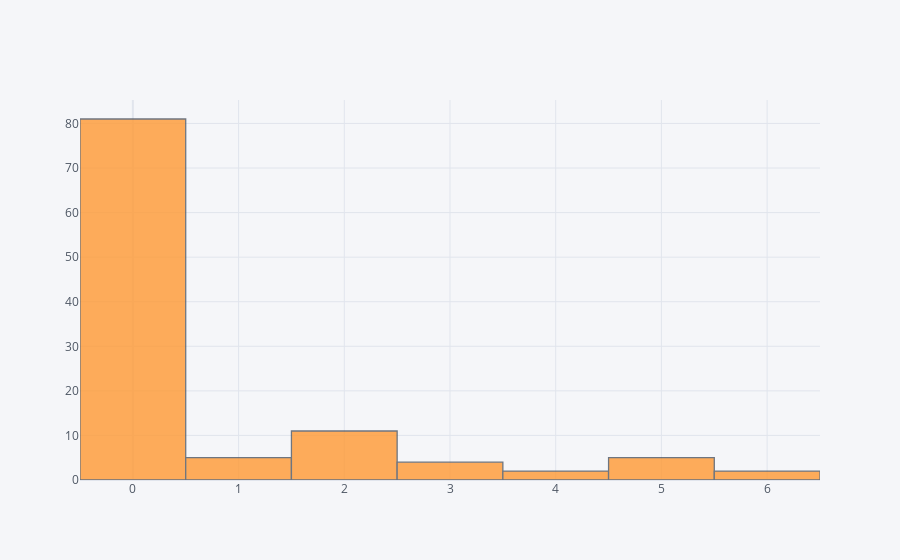

The notebook cell saved with this chart:
### Code cell
df['ADS_men'].iplot(kind='hist')

### Figure 1 — Plotly figure (JSON) as saved in the notebook; plotly's stock layout.template omitted (floating-point values rounded to 4 significant figures)
{"data": [{"histfunc": "count", "histnorm": "", "marker": {"color": "rgba(255, 153, 51, 1.0)", "line": {"color": "#4D5663", "width": 1.3}}, "name": "ADS_men", "opacity": 0.8, "orientation": "v", "type": "histogram", "x": [5, 2, 0, 0, 0, 0, 0, 0, 0, 0, 0, 2, 2, 0, 0, 2, 0, 1, 0, 0, 1, 0, 0, 4, 0, 1, 0, 0, 0, 0, 0, 0, 0, 0, 0, 6, 6, 3, 5, 0, 0, 0, 0, 0, 0, 0, 0, 0, 4, 0, 2, 0, 0, 0, 0, 5, 0, 1, 0, 0, 0, 0, 0, 2, 0, 0, 2, 5, 0, 2, 0, 0, 0, 0, 0, 0, 0, 0, 0, 0, 0, 0, 3, 0, 2, 0, 0, 0, 3, 2, 2, 0, 0, 0, 5, 0, 0, 0, 0, 0, 0, 0, 0, 0, 0, 0, 1, 0, 3, 0]}], "layout": {"barmode": "overlay", "legend": {"bgcolor": "#F5F6F9", "font": {"color": "#4D5663"}}, "paper_bgcolor": "#F5F6F9", "plot_bgcolor": "#F5F6F9", "title": {"font": {"color": "#4D5663"}}, "xaxis": {"gridcolor": "#E1E5ED", "showgrid": true, "tickfont": {"color": "#4D5663"}, "title": {"font": {"color": "#4D5663"}, "text": ""}, "zerolinecolor": "#E1E5ED"}, "yaxis": {"gridcolor": "#E1E5ED", "showgrid": true, "tickfont": {"color": "#4D5663"}, "title": {"font": {"color": "#4D5663"}, "text": ""}, "zerolinecolor": "#E1E5ED"}}}
